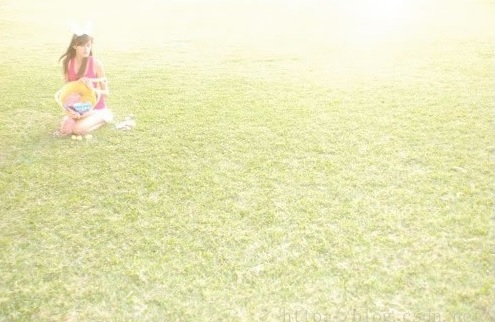
//> input picture chapter03_test/pic/3.jpg, 495 x 322 px, given in place of Laplace.jpg, which was not available
$ ./laplacefilter   (built with g++ and OpenCV 4)
//> lines starting //> are read from the running program, lines starting //| are printed output that depends on the picture; pictures that were not available may be replaced by others from this repository, and a replacement may not be noted
#define LAPLACE_FILTER
#ifdef LAPLACE_FILTER

#include <opencv.hpp>
#include <stdlib.h>
#include <stdio.h>

using namespace cv;

void laplace_filter(const Mat& src, Mat& dst)
{
	int window[9] = { 0, 1, 0, 1, -4, 1, 0, 1, 0 };
	for (int i = 1; i < src.rows -1 ; i++)
	{
		for (int j = 1; j < src.cols - 1; j++)
		{
			int idx = 0;
			int val = 0;
			for (int x = -1; x <= 1; x++)
			{
				for (int y = -1; y <= 1; y++)
				{
					val += src.at<uchar>(i + x, j + y) * window[idx++];
				}
			}
			dst.at<uchar>(i, j) = abs(val);
		}
	}
}


int main(int argc, char* argv[])
{
#define	USE_OPENCV_API
#ifdef USE_OPENCV_API
	Mat src, src_gray, dst_cv, abs_dst_cv;
	int kernel_size = 3;
	int scale = 1;
	int delta = 0;
	int ddepth = CV_16S;
	const char* window_name1 = "dst_cv";
	const char* window_name2 = "dst";
	src = imread("pic/Laplace.jpg");
//> src is the input picture: 322 rows x 495 cols, CV_8UC3; mean B, G, R 185.8, 232.3, 233.1
	if (!src.data)
	{
		std::cout << "read image failed." << std::endl;
		return -1;
	}

	GaussianBlur(src, src, Size(3, 3), 0, 0, BORDER_DEFAULT);
	cvtColor(src, src_gray, CV_RGB2GRAY);
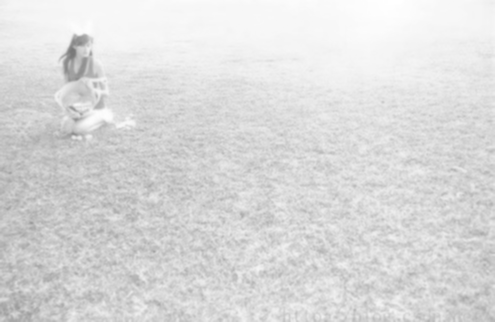
//> src_gray: 322 rows x 495 cols, CV_8UC1; min 119, max 255, mean 218.6
	namedWindow(window_name1, CV_WINDOW_AUTOSIZE);
	namedWindow(window_name2, CV_WINDOW_AUTOSIZE);
	Mat dst(src.size(), CV_8UC1, Scalar::all(0));
	laplace_filter(src_gray, dst);
//> after the loop in laplace_filter, `for (int i = 1; i < src.rows -1 ; i++)`:
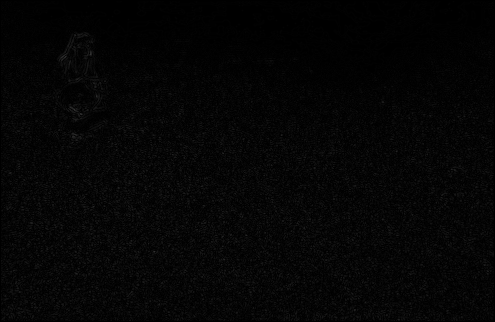
//> dst: 322 rows x 495 cols, CV_8UC1; min 0, max 52, mean 4.9
	Laplacian(src_gray, dst_cv, ddepth, kernel_size, scale, delta, BORDER_DEFAULT);
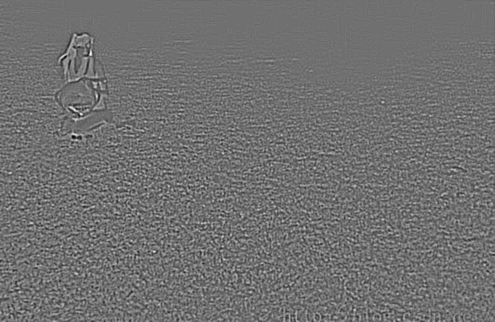
//> dst_cv: 322 rows x 495 cols, CV_16SC1; min -148, max 186, mean 0; drawn with min black and max white

	convertScaleAbs(dst_cv, abs_dst_cv);
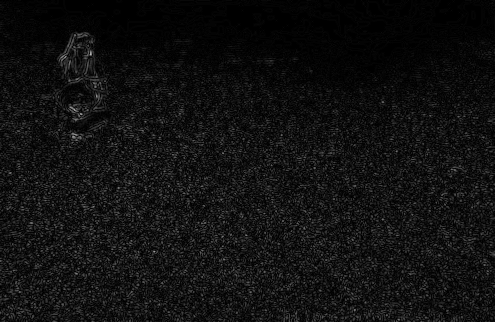
//> abs_dst_cv: 322 rows x 495 cols, CV_8UC1; min 0, max 186, mean 16.5
	imshow(window_name1, abs_dst_cv);
	imshow(window_name2, dst);
	waitKey(0);
#endif


}
#endif
